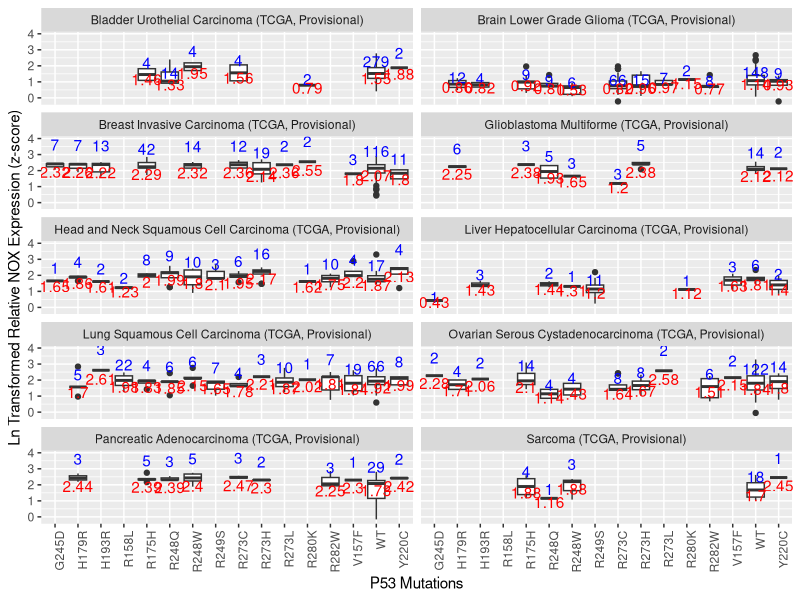
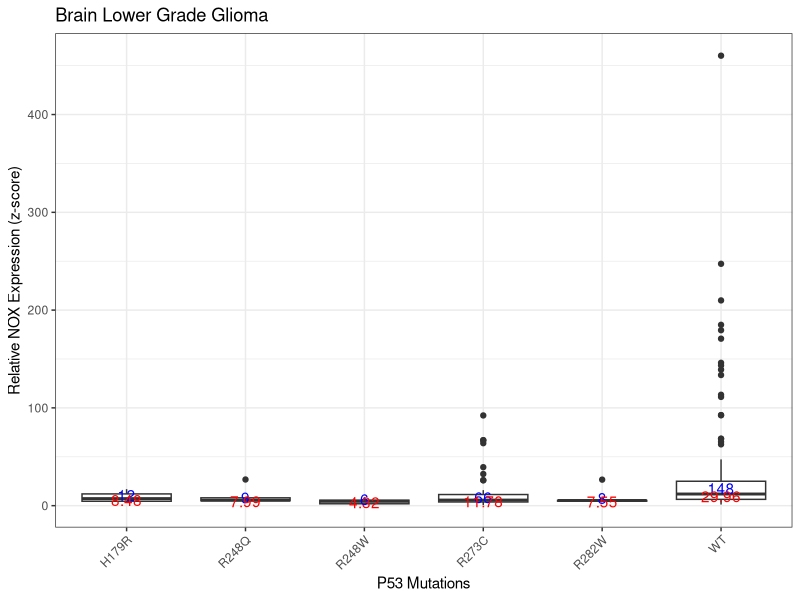
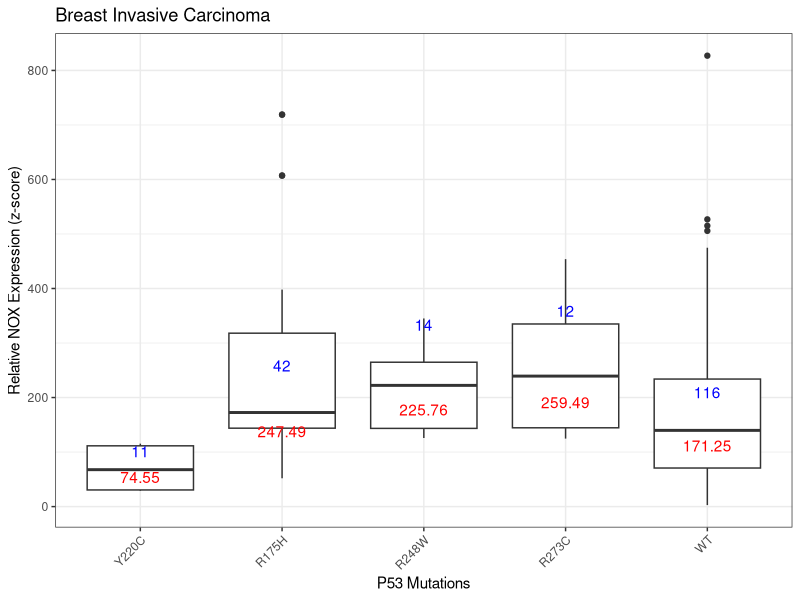
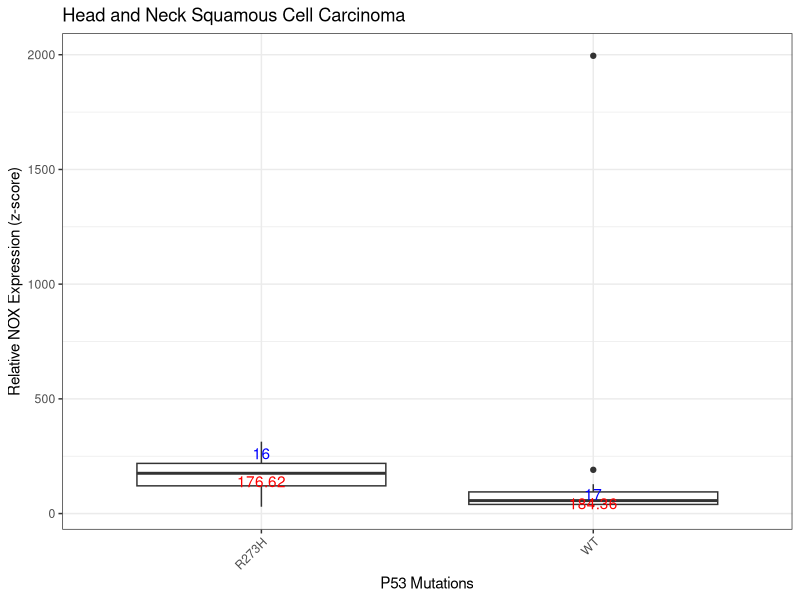
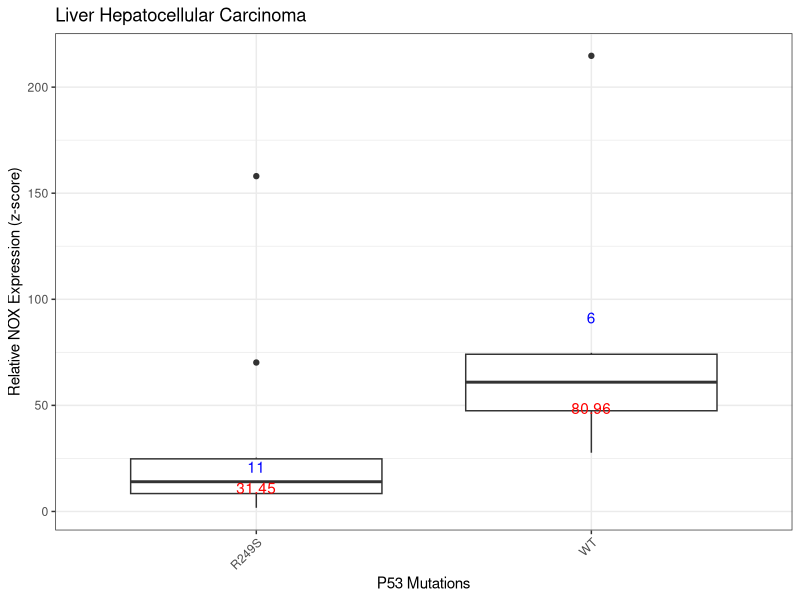
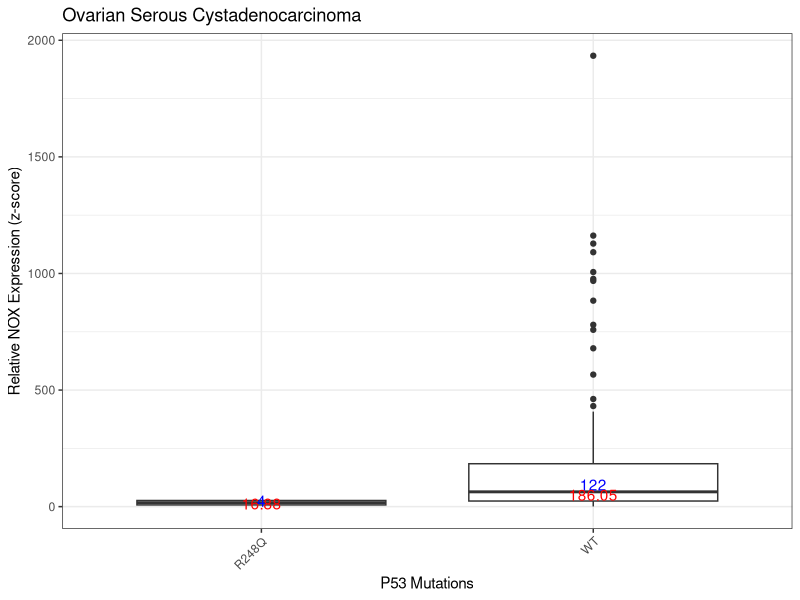
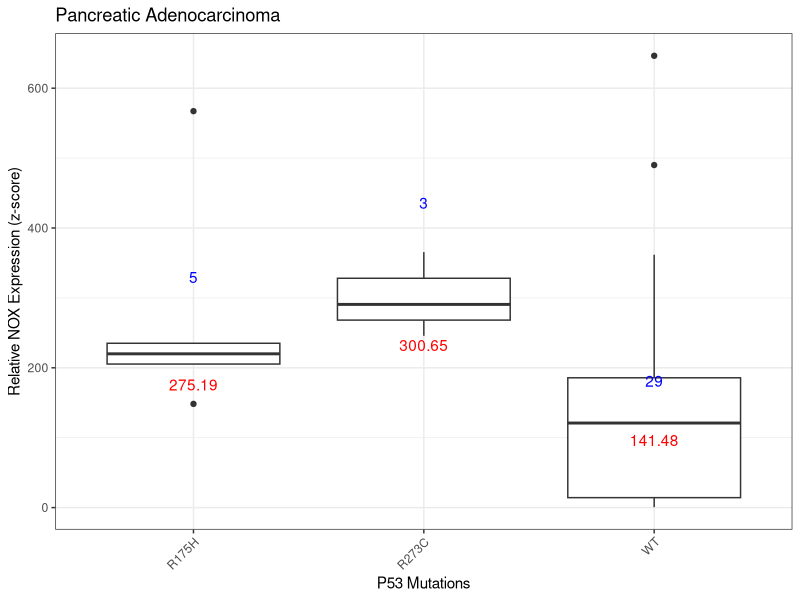

Source code (R) for these figures, in order:
## ---- chunk 1
knitr::opts_chunk$set(echo = F, dpi=600, include=T)
## ---- chunk 2
require(dplyr)
require(ggplot2)
# function for num of samples
give.n <- function(x){
  return(c(y = median(x)*1.5, label = length(x))) 
  # experiment with the multiplier to find the perfect position
}
# function for median
med.n <- function(x){
  return(c(y = median(x)*0.8, label = round(mean(x),2))) 
  # experiment with the multiplier to find the perfect position
}


# Extracting Data from cbioportal (manually, no R codes used)
  # http://www.cbioportal.org/
  # select all case studies
  # query the genes and all its expression data regardless of exp level, e.g. GENE:EXP>=0 EXP<0

P53_exp  <- read.delim(file="TP53_Expression_All.txt", header = T, na.strings = "NA")   # p53 with Expression Data
  P53_exp <- P53_exp %>% select(P53.Mutation = Mutation, Cancer.Study, Sample.Id)
  P53_exp <- na.omit(P53_exp) # important to remove missing values now to avoid mixing with 'no mutation'
  # summary(is.na(P53_exp))
  
P53_mut <- read.delim("mutation_table_TP53.tsv", header=T, na.strings = "NA")
  P53_mut <- P53_mut %>% select(P53.Mutation = AA.change, Cancer.Study, Sample.Id = Sample.ID)
  P53_mut <- na.omit(P53_mut) 
  # summary(is.na(P53_mut))

NOX4_exp  <- read.delim(file="NOX4_Expression_All.txt")   # NADPH OX 4
  NOX4_exp  <- NOX4_exp %>% select(NOX4 = Value, NOX4.Mutation = Mutation, Cancer.Study, Sample.Id)
  # summary(is.na(NOX4_exp))
  
# Data extract of P53 mutation status of samples
  #'Not Sequenced' data is now designated as NA
  P53_mut$P53.Mutation[(P53_mut$P53.Mutation == "Not Sequenced") ]   <- NA
  P53_mut$P53.Mutation[(P53_mut$P53.Mutation == "[Not Available]") ] <- NA
                 ##P53.Mutation    Cancer.Study    Sample.Id      
             ##Mode :logical   Mode :logical   Mode :logical  
             ##FALSE:6591      FALSE:9121      FALSE:9121     
             ##TRUE :2530      NA's :0         NA's :0         # meaning 2530 were not sequenced or avaliable 
             ##NA's :0    
  
  P53_exp$P53.Mutation[(P53_exp$P53.Mutation == "Not Sequenced") ]   <- NA
  P53_exp$P53.Mutation[(P53_exp$P53.Mutation == "[Not Available]") ] <- NA
                    ## P53.Mutation    Cancer.Study    Sample.Id      
                ## Mode :logical   Mode :logical   Mode :logical  
                ## FALSE:10013     FALSE:10015     FALSE:10015    # meaning 2 were NA
                ## TRUE :2         NA's :0         NA's :0        
                ## NA's :0  
  
# Merging two p53 Data Files to get more mutant reads on all ID's
P53_com <- full_join(P53_mut, P53_exp, by = "Sample.Id", suffix = c(".mut_file" , ".exp_file"))
P53_com <- select(P53_com, Sample.Id, everything())  

# Merged Copy, for reference later
P53_com.ref <- full_join(P53_mut, P53_exp, by = "Sample.Id", suffix = c(".mut_file" , ".exp_file"))
P53_com.ref <- select(P53_com, Sample.Id, everything()) 
        # summary(P53_com.ref)
        # exp: 8075 NA

# Now, if from the exp file it is NA (no sequence), copy p53 mutation status from mut file, since it is a more complete mutation status designation file, but lacks the "not mutated" designation
# first convert mutation from factors to characters to allow replacement operation
P53_com$P53.Mutation.mut_file <- as.character(P53_com$P53.Mutation.mut_file)
P53_com$P53.Mutation.exp_file <- as.character(P53_com$P53.Mutation.exp_file)
# replace missing mutation status
P53_com$P53.Mutation.exp_file[is.na(P53_com$P53.Mutation.exp_file)] <- P53_com$P53.Mutation.mut_file[is.na(P53_com$P53.Mutation.exp_file)]
  # "check where exp is NA, and replace with mut where there is NA'
  # exp: 2006 NO sequence # recovered an additional 4615 designations

# renaming NA as WT, assuming no mutation is equal to wild-type
# because we know that NA in the exp are WT, we can assume those NA in the mut are also WT, we know that naming NA as WT in the mut file is in appropriate because some entries did not come explicitly designated, but we assume that if it is designated in the exp file as not mutated, then it must be an updated designation and can be overrided. If it is WT in the mut file but not WT in the exp, they are then excluded by subsetting in the next chunk.
P53_com$P53.Mutation.mut_file[is.na(P53_com$P53.Mutation.mut_file)] <- "WT"
P53_com$P53.Mutation.exp_file[is.na(P53_com$P53.Mutation.exp_file)] <- "WT"

# removing non-matched mutation status rows via subsetting
P53_com.sub <- subset(P53_com, P53.Mutation.exp_file == P53.Mutation.mut_file)
P53_com.sub <- select(P53_com.sub, Sample.Id, P53.Mutation = P53.Mutation.exp_file, Case.Study = Cancer.Study.mut_file) # reordering columns and mut mutation column

# Filtering p53 dataset 
# Keeping only interested mutations and WT's

P53.extended <- P53_com.sub %>% 
  filter(  P53.Mutation == "R175H"|P53.Mutation == "R248Q"|
           P53.Mutation == "R273H"|P53.Mutation == "R280K"|
           P53.Mutation == "R273C"|P53.Mutation == "R248W"|
           P53.Mutation == "Y220C"|P53.Mutation == "R249S"|
           P53.Mutation == "G245D"|P53.Mutation == "WT"|
           P53.Mutation == "R273C"| 
           P53.Mutation == "R248Q"| 
           P53.Mutation == "H179R"|
           P53.Mutation == "R282W"|
           P53.Mutation == "V157F"|
           P53.Mutation == "H193R"|
           P53.Mutation == "R158L"|
           P53.Mutation == "R273L"| # selected based on data availiablility and our interest
           P53.Mutation == "G248S") # we liked this way of subsetting instead of %in% subsetting

# Comparing p53 extended and NOX4
P53.ext_NOX4 <- inner_join(P53.extended, NOX4_exp, by="Sample.Id")
P53.ext_NOX4 <- select(P53.ext_NOX4, Sample.Id, P53.Mutation, NOX4, Cancer.Study)
# summary(as.factor(P53.ext_NOX4$P53.Mutation))
#G245D H179R H193R R158L R175H R248Q R248W R249S R273C R273H R273L R280K R282W V157F    WT Y220C 
# 16    42    33    33   101    66    62    23   115    77    29    11    42    37     2005 60 

# Comparing p53 all availiable and NOX4
# P53.all_NOX4 <- inner_join(P53_com.sub, NOX4_exp, by="Sample.Id")
# P53.all_NOX4 <- select(P53.all_NOX4, Sample.Id, P53.Mutation, NOX4, Cancer.Study)
# we will not conduct analysis with all p53 mutations because of the low avail. of data points
## ---- chunk 3
# log scale, extended p53 set
# blue number indicates number of samples and red indicates median value
initial <- ggplot(P53.ext_NOX4,aes(x=as.factor(P53.Mutation),y=log2(NOX4))) + 
              geom_boxplot(show.legend = F) +
              xlab("P53 Mutations") +
              ylab("Log2 Relative NOX Expression (z-score)") +
              stat_summary(fun.data = give.n, geom = "text", fun.y = median, colour = "blue") + 
                                #fun.data and fun.y returns sample number
              stat_summary(fun.data = med.n, geom = "text", fun.y = mean, colour = "red") + 
                                # returns median
              facet_wrap(~Cancer.Study, ncol=3)

## from these plots, we will remove those cancer studies without enough samples availiable
# blue number indicates number of samples and red indicates median value
P53.NOX4.final <- P53.ext_NOX4 %>% 
  filter(Cancer.Study == "Breast Invasive Carcinoma (TCGA, Provisional)"|
         Cancer.Study == "Brain Lower Grade Glioma (TCGA, Provisional)"|
         Cancer.Study == "Glioblastoma Multiforme (TCGA, Provisional)"|
         Cancer.Study == "Head and Neck Squamous Cell Carcinoma (TCGA, Provisional)"|
         Cancer.Study == "Lung Squamous Cell Carcinoma (TCGA, Provisional)"|
         Cancer.Study == "Pancreatic Adenocarcinoma (TCGA, Provisional)"|
         Cancer.Study == "Ovarian Serous Cystadenocarcinoma (TCGA, Provisional)"|
         Cancer.Study == "Bladder Urothelial Carcinoma (TCGA, Provisional)"|
         Cancer.Study == "Liver Hepatocellular Carcinoma (TCGA, Provisional)"|
         Cancer.Study == "Sarcoma (TCGA, Provisional)") 
P53.NOX4.final$Cancer.Study <- as.character(P53.NOX4.final$Cancer.Study)
# ln scale, final. ln transformed because data were heavily skewed and not normally distributed. 
# blue number indicates number of samples and red indicates median value
overview.plot <- ggplot(P53.NOX4.final ,aes(x=as.factor(P53.Mutation),y=log10(NOX4))) + 
  geom_boxplot(show.legend = F) +
  xlab("P53 Mutations") +
  ylab("Ln Transformed Relative NOX Expression (z-score)") +
  stat_summary(fun.data = give.n, geom = "text", fun.y = median, colour = "blue") + #fun.data and fun.y returns sample number
  stat_summary(fun.data = med.n, geom = "text", fun.y = mean, colour = "red") + # returns median
  facet_wrap(~Cancer.Study, ncol=2) +
  theme(axis.text.x = element_text(angle = 90, hjust = 1))
## ---- chunk 4
# Breast Invasive Carcinoma
Breast <- filter(P53.NOX4.final, as.character(Cancer.Study) == "Breast Invasive Carcinoma (TCGA, Provisional)")
breast.overview <- ggplot(Breast,aes(x=as.factor(P53.Mutation),y=log(NOX4))) + 
  geom_boxplot(show.legend = F) +
  ggtitle("Breast Invasive Carcinoma Overview") +
  xlab("P53 Mutations") +
  ylab("Ln Relative NOX Expression (z-score)") +
  stat_summary(fun.data = give.n, geom = "text", fun.y = median, colour = "blue") + #fun.data and fun.y returns sample number
  stat_summary(fun.data = med.n, geom = "text", fun.y = mean, colour = "red") +
  theme(axis.text.x = element_text(angle = 45, hjust = 1))

# WT breast
Breast.WT <- filter(Breast, as.character(P53.Mutation) == "WT")
# shapirot.test(Breast.WT)
# Y220C breast
Breast.Y220C <- filter(Breast, as.character(P53.Mutation) == "Y220C")
# shapiro.test(Breast.Y220C$NOX4) # p<<<0, sample is not normally distributed
wilcox.test(Breast.WT$NOX4, Breast.Y220C$NOX4) #p<<<0
# R175H breast
Breast.R175H <- filter(Breast, as.character(P53.Mutation) == "R175H")
wilcox.test(Breast.WT$NOX4, Breast.R175H$NOX4) #p=0.005831
# R248W breast
Breast.R248W <- filter(Breast, as.character(P53.Mutation) == "R248W")
wilcox.test(Breast.WT$NOX4, Breast.R248W$NOX4) #p=0.02264
# G245D breast
Breast.G245D <- filter(Breast, as.character(P53.Mutation) == "G245D")
wilcox.test(Breast.WT$NOX4, Breast.G245D$NOX4) #p=0.1004
# H179R breast
Breast.H179R <- filter(Breast, as.character(P53.Mutation) == "H179R")
wilcox.test(Breast.WT$NOX4, Breast.H179R$NOX4) #p=0.1811
# R273C breast
Breast.R273C <- filter(Breast, as.character(P53.Mutation) == "R273C")
wilcox.test(Breast.WT$NOX4, Breast.R273C$NOX4) #p=0.02092
# R273H breast
Breast.R273H <- filter(Breast, as.character(P53.Mutation) == "R273H")
wilcox.test(Breast.WT$NOX4, Breast.R273H$NOX4) #p=0.6
# summary: breast, Y220C, R175H, R248W, R273C are statistically different

# breast, final
Breast.final <- filter(Breast, as.character(Cancer.Study) == "Breast Invasive Carcinoma (TCGA, Provisional)")
Breast.final <- Breast[Breast$P53.Mutation %in% c("Y220C", "R175H", "R248W", "R273C", "WT"),] # subset 

breast.final.plot <- 
  ggplot(Breast.final,aes(x=as.factor(P53.Mutation),y=NOX4)) + 
    geom_boxplot(show.legend = F) +
    ggtitle("Breast Invasive Carcinoma") + 
    theme(plot.title = element_text(face="bold"),
          panel.border = element_rect(linetype = "solid", colour = "black")) +
    theme_bw() +
    xlab("P53 Mutations") +
    ylab("Relative NOX Expression (z-score)") +
    stat_summary(fun.data = give.n, geom = "text", fun.y = median, colour = "blue") + #fun.data and fun.y returns sample number
    stat_summary(fun.data = med.n, geom = "text", fun.y = mean, colour = "red") +
    scale_x_discrete(limits=c("Y220C", "R175H", "R248W", "R273C", "WT")) + # sets order 
  theme(axis.text.x = element_text(angle = 45, hjust = 1))
## ---- chunk 5
Neck<- filter(P53.NOX4.final, as.character(Cancer.Study) == "Head and Neck Squamous Cell Carcinoma (TCGA, Provisional)")

neck.overview.plot <- ggplot(Neck,aes(x=as.factor(P53.Mutation),y=log(NOX4))) + 
                          geom_boxplot(show.legend = F) +
                          ggtitle("Head and Neck Squamous Cell Carcinoma Overview") +
                          xlab("P53 Mutations") +
                          ylab("Ln Relative NOX Expression (z-score)") +
                          stat_summary(fun.data = give.n, geom = "text", fun.y = median, colour = "blue") + 
                          stat_summary(fun.data = med.n, geom = "text", fun.y = mean, colour = "red") +
                          theme(axis.text.x = element_text(angle = 45, hjust = 1))

# WT head and neck
Neck.WT <- filter(Neck, as.character(P53.Mutation) == "WT")
# H179R head and neck
Neck.H179R <- filter(Neck, as.character(P53.Mutation) == "H179R")
wilcox.test(Neck.H179R$NOX4, Neck.WT$NOX4) #p=0.7538
# R175H head and neck
Neck.R175H <- filter(Neck, as.character(P53.Mutation) == "R175H")
wilcox.test(Neck.WT$NOX4, Neck.R175H$NOX4) #p=0.1089
# R248Q head and neck
Neck.R248Q <- filter(Neck, as.character(P53.Mutation) == "R248Q")
wilcox.test(Neck.WT$NOX4, Neck.R248Q$NOX4) #p=0.3316
# R248W head and neck
Neck.R248W <- filter(Neck, as.character(P53.Mutation) == "R248W")
wilcox.test(Neck.WT$NOX4, Neck.R248W$NOX4) #p=0.98
# R273C head and neck
Neck.R273C <- filter(Neck, as.character(P53.Mutation) == "R273C")
wilcox.test(Neck.WT$NOX4, Neck.R273C$NOX4) #p=0.3099
# R273H head and neck
Neck.R273H <- filter(Neck, as.character(P53.Mutation) == "R273H")
wilcox.test(Neck.WT$NOX4, Neck.R273H$NOX4) #p=0.005217
# R282W head and neck
Neck.R282W <- filter(Neck, as.character(P53.Mutation) == "R282W")
wilcox.test(Neck.WT$NOX4, Neck.R282W$NOX4) #p=0.8604
# V157F head and neck
Neck.V157F <- filter(Neck, as.character(P53.Mutation) == "V157F")
wilcox.test(Neck.WT$NOX4, Neck.V157F$NOX4) #p=0.09743
# Y220C head and neck
Neck.Y220C <- filter(Neck, as.character(P53.Mutation) == "Y220C")
wilcox.test(Neck.WT$NOX4, Neck.Y220C$NOX4) #p=0.2265

# Neck, final
Neck.final <- filter(Neck, as.character(Cancer.Study) == "Neck Invasive Carcinoma (TCGA, Provisional)")
Neck.final <- Neck[Neck$P53.Mutation %in% c("R273H", "WT"),] # subset 
neck.final.plot <- ggplot(Neck.final,aes(x=as.factor(P53.Mutation),y=NOX4)) + 
                      geom_boxplot(show.legend = F) +
                      ggtitle("Head and Neck Squamous Cell Carcinoma ") + 
                      theme(plot.title = element_text(face="bold"),
                            panel.border = element_rect(linetype = "solid", colour = "black")) +
                      theme_bw() +
                      xlab("P53 Mutations") +
                      ylab("Relative NOX Expression (z-score)") +
                      stat_summary(fun.data = give.n, geom = "text", fun.y = median, colour = "blue") + 
                      stat_summary(fun.data = med.n, geom = "text", fun.y = mean, colour = "red") +
                      scale_x_discrete(limits=c("R273H", "WT")) +
                      theme(axis.text.x = element_text(angle = 45, hjust = 1))

## ---- chunk 6
Lung <- filter(P53.NOX4.final, as.character(Cancer.Study) == "Lung Squamous Cell Carcinoma (TCGA, Provisional)")

lung.overview.plot <- ggplot(Lung,aes(x=as.factor(P53.Mutation),y=log(NOX4))) + 
                        geom_boxplot(show.legend = F) +
                        ggtitle("Lung Squamous Cell Carcinoma Overview") +
                        xlab("P53 Mutations") +
                        ylab("Ln Relative NOX Expression (z-score)") +
                        stat_summary(fun.data = give.n, geom = "text", fun.y = median, colour = "blue") + 
                        stat_summary(fun.data = med.n, geom = "text", fun.y = mean, colour = "red") +
                        theme(axis.text.x = element_text(angle = 45, hjust = 1))

# WT lung
Lung.WT <- filter(Lung, as.character(P53.Mutation) == "WT")
# Y220C Lung
Lung.Y220C <- filter(Lung, as.character(P53.Mutation) == "Y220C")
wilcox.test(Lung.WT$NOX4, Lung.Y220C$NOX4) #p=0.7212
# V157F Lung
Lung.V157F <- filter(Lung, as.character(P53.Mutation) == "V157F")
wilcox.test(Lung.WT$NOX4, Lung.V157F$NOX4) #p=0.4319
# R282W Lung
Lung.R282W <- filter(Lung, as.character(P53.Mutation) == "R282W")
wilcox.test(Lung.WT$NOX4, Lung.R282W$NOX4) #p=0.8148
# R273L Lung
Lung.R273L <- filter(Lung, as.character(P53.Mutation) == "R273L")
wilcox.test(Lung.WT$NOX4, Lung.R273L$NOX4) #p=0.596
# R249S Lung
Lung.R249S <- filter(Lung, as.character(P53.Mutation) == "R249S")
wilcox.test(Lung.WT$NOX4, Lung.R249S$NOX4) #p=0.1051
# R248W Lung
Lung.R248W <- filter(Lung, as.character(P53.Mutation) == "R248W")
wilcox.test(Lung.WT$NOX4, Lung.R248W$NOX4) #p=0.169
# R248Q Lung
Lung.R248Q <- filter(Lung, as.character(P53.Mutation) == "R248Q")
wilcox.test(Lung.WT$NOX4, Lung.R248Q$NOX4) #p=0.799
# R175H Lung
Lung.R175H <- filter(Lung, as.character(P53.Mutation) == "R175H")
wilcox.test(Lung.WT$NOX4, Lung.R175H$NOX4) #p=0.6763
# R158L Lung
Lung.R158L <- filter(Lung, as.character(P53.Mutation) == "R158L")
wilcox.test(Lung.WT$NOX4, Lung.R158L$NOX4) #p=0.6197
# no statistically significance in Lung
## ---- chunk 7
Panc <- filter(P53.NOX4.final, as.character(Cancer.Study) == "Pancreatic Adenocarcinoma (TCGA, Provisional)")

panc.overview.plot <- ggplot(Panc,aes(x=as.factor(P53.Mutation),y=log(NOX4))) + 
  geom_boxplot(show.legend = F) +
  ggtitle("Panc Squamous Cell Carcinoma Overview") +
  xlab("P53 Mutations") +
  ylab("Ln Relative NOX Expression (z-score)") +
  stat_summary(fun.data = give.n, geom = "text", fun.y = median, colour = "blue") + #fun.data and fun.y returns sample number
  stat_summary(fun.data = med.n, geom = "text", fun.y = mean, colour = "red") +
  theme(axis.text.x = element_text(angle = 45, hjust = 1))

# WT Panc
Panc.WT <- filter(Panc, as.character(P53.Mutation) == "WT")
# R175H Panc
Panc.R175H <- filter(Panc, as.character(P53.Mutation) == "R175H")
wilcox.test(Panc.WT$NOX4, Panc.R175H$NOX4) #p=0.04364
# R248W Panc
Panc.R248W <- filter(Panc, as.character(P53.Mutation) == "R248W")
wilcox.test(Panc.WT$NOX4, Panc.R248W$NOX4) #p=0.063333
# R248Q Panc
Panc.R248Q <- filter(Panc, as.character(P53.Mutation) == "R248Q")
wilcox.test(Panc.WT$NOX4, Panc.R248Q$NOX4) #p=0.09556
# R273C Panc
Panc.R273C <- filter(Panc, as.character(P53.Mutation) == "R273C")
wilcox.test(Panc.WT$NOX4, Panc.R273C$NOX4) #p=0.02702

# Panc, final
Panc.final <- Panc[Panc$P53.Mutation %in% c("R175H", "R273C", "WT"),] # subset 
Panc.final.plot <- ggplot(Panc.final,aes(x=as.factor(P53.Mutation),y=NOX4)) + 
  geom_boxplot(show.legend = F) +
  ggtitle("Pancreatic Adenocarcinoma") + 
  theme(plot.title = element_text(face="bold"),
        panel.border = element_rect(linetype = "solid", colour = "black")) +
  theme_bw() +
  xlab("P53 Mutations") +
  ylab("Relative NOX Expression (z-score)") +
  stat_summary(fun.data = give.n, geom = "text", 
               fun.y = median, colour = "blue") + #fun.data and fun.y returns sample number
  stat_summary(fun.data = med.n, geom = "text", fun.y = mean, colour = "red") +
  scale_x_discrete(limits=c("R175H", "R273C", "WT"))  +
  theme(axis.text.x = element_text(angle = 45, hjust = 1))
## ---- chunk 8
Brain<- filter(P53.NOX4.final, as.character(Cancer.Study) == "Brain Lower Grade Glioma (TCGA, Provisional)")

brain.overview.plot <- ggplot(Brain,aes(x=as.factor(P53.Mutation),y=log(NOX4))) + 
  geom_boxplot(show.legend = F) +
  ggtitle("Brain Lower Grade Glioma Overview") +
  xlab("P53 Mutations") +
  ylab("Ln Relative NOX Expression (z-score)") +
  stat_summary(fun.data = give.n, geom = "text", fun.y = median, colour = "blue") + #fun.data and fun.y returns sample number
  stat_summary(fun.data = med.n, geom = "text", fun.y = mean, colour = "red") +
  theme(axis.text.x = element_text(angle = 45, hjust = 1))

# WT Brain
Brain.WT <- filter(Brain, as.character(P53.Mutation) == "WT")
# H179R Brain
Brain.H179R <- filter(Brain, as.character(P53.Mutation) == "H179R")
wilcox.test(Brain.H179R$NOX4, Brain.WT$NOX4) #p=0.04226
# R175H Brain
Brain.R175H <- filter(Brain, as.character(P53.Mutation) == "R175H")
wilcox.test(Brain.WT$NOX4, Brain.R175H$NOX4) #p=0.1682
# R248Q Brain
Brain.R248Q <- filter(Brain, as.character(P53.Mutation) == "R248Q")
wilcox.test(Brain.WT$NOX4, Brain.R248Q$NOX4) #p=0.01398
# R248W Brain
Brain.R248W <- filter(Brain, as.character(P53.Mutation) == "R248W")
wilcox.test(Brain.WT$NOX4, Brain.R248W$NOX4) #p=0.0022446
# R273C Brain
Brain.R273C <- filter(Brain, as.character(P53.Mutation) == "R273C")
wilcox.test(Brain.WT$NOX4, Brain.R273C$NOX4) #p<<<0
# R273H Brain
Brain.R273H <- filter(Brain, as.character(P53.Mutation) == "R273H")
wilcox.test(Brain.WT$NOX4, Brain.R273H$NOX4) #p=0.2097
# R282W Brain
Brain.R282W <- filter(Brain, as.character(P53.Mutation) == "R282W")
wilcox.test(Brain.WT$NOX4, Brain.R282W$NOX4) #p=0.009128
# V157F Brain
#Brain.V157F <- filter(Brain, as.character(P53.Mutation) == "V157F")
#wilcox.test(Brain.WT$NOX4, Brain.V157F$NOX4) #no data
# Y220C Brain
Brain.Y220C <- filter(Brain, as.character(P53.Mutation) == "Y220C")
wilcox.test(Brain.WT$NOX4, Brain.Y220C$NOX4) #p=0.5234
# R273L Brain
Brain.R273L <- filter(Brain, as.character(P53.Mutation) == "R273L")
wilcox.test(Brain.WT$NOX4, Brain.R273L$NOX4) #p=0.3633
# H193R Brain
Brain.H193R <- filter(Brain, as.character(P53.Mutation) == "H193R")
wilcox.test(Brain.WT$NOX4, Brain.H193R$NOX4) #p=0.1034

# Brain Final
Brain.final <- Brain[Brain$P53.Mutation %in% c("H179R","R248Q","R248W","R273C","R282W","WT"),] # subset 
brain.final.plot <- ggplot(Brain.final,aes(x=as.factor(P53.Mutation),y=NOX4)) + 
  geom_boxplot(show.legend = F) +
  ggtitle("Brain Lower Grade Glioma") + 
  theme(plot.title = element_text(face="bold"),
        panel.border = element_rect(linetype = "solid", colour = "black")) +
  theme_bw() +
  xlab("P53 Mutations") +
  ylab("Relative NOX Expression (z-score)") +
  stat_summary(fun.data = give.n, geom = "text", 
               fun.y = median, colour = "blue") + 
  stat_summary(fun.data = med.n, geom = "text", fun.y = mean, colour = "red") +
  scale_x_discrete(limits=c("H179R","R248Q","R248W","R273C","R282W","WT"))  +
  theme(axis.text.x = element_text(angle = 45, hjust = 1))
## ---- chunk 9
Glio <- filter(P53.NOX4.final, as.character(Cancer.Study) == "Glioblastoma Multiforme (TCGA, Provisional)")

glio.overview.plot <- ggplot(Glio,aes(x=as.factor(P53.Mutation),y=log(NOX4))) + 
  geom_boxplot(show.legend = F) +
  ggtitle("Glioblastoma Multiforme Overview") +
  xlab("P53 Mutations") +
  ylab("Ln Relative NOX Expression (z-score)") +
  stat_summary(fun.data = give.n, geom = "text", fun.y = median, colour = "blue") +
  stat_summary(fun.data = med.n, geom = "text", fun.y = mean, colour = "red") +
  theme(axis.text.x = element_text(angle = 45, hjust = 1))

# WT Glio
Glio.WT <- filter(Glio, as.character(P53.Mutation) == "WT")
# H179R Glio
Glio.H179R <- filter(Glio, as.character(P53.Mutation) == "H179R")
wilcox.test(Glio.H179R$NOX4, Glio.WT$NOX4) #p=0.05188
# R248Q Glio
Glio.R248Q <- filter(Glio, as.character(P53.Mutation) == "R248Q")
wilcox.test(Glio.WT$NOX4, Glio.R248Q$NOX4) #p=0.547
# R273H Glio
Glio.R273H <- filter(Glio, as.character(P53.Mutation) == "R273H")
wilcox.test(Glio.WT$NOX4, Glio.R273H$NOX4) #p=0.02944
mood.test(Glio.WT$NOX4, Glio.R273H$NOX4) #p=0.5912

## ---- chunk 10
bla<- filter(P53.NOX4.final, as.character(Cancer.Study) == "Bladder Urothelial Carcinoma (TCGA, Provisional)")

bla.overview.plot <- ggplot(bla,aes(x=as.factor(P53.Mutation),y=log(NOX4))) + 
                  geom_boxplot(show.legend = F) +
                  ggtitle("Bladder Urothelial Carcinoma Overview") +
                  xlab("P53 Mutations") +
                  ylab("Ln Relative NOX Expression (z-score)") +
                  stat_summary(fun.data = give.n, geom = "text", fun.y = median, colour = "blue") + 
                  stat_summary(fun.data = med.n, geom = "text", fun.y = mean, colour = "red") +
                  theme(axis.text.x = element_text(angle = 45, hjust = 1))

# WT bla
bla.WT <- filter(bla, as.character(P53.Mutation) == "WT")
# R248Q bla
bla.R248Q <- filter(bla, as.character(P53.Mutation) == "R248Q")
wilcox.test(bla.WT$NOX4, bla.R248Q$NOX4) #p=0.05545
mood.test(bla.WT$NOX4, bla.R248Q$NOX4) #p=0.1182

## ---- chunk 11
Liver<- filter(P53.NOX4.final, as.character(Cancer.Study) == "Liver Hepatocellular Carcinoma (TCGA, Provisional)")

Liver.overview.plot <- ggplot(Liver,aes(x=as.factor(P53.Mutation),y=log(NOX4))) + 
  geom_boxplot(show.legend = F) +
  ggtitle("Liver Hepatocellular Carcinoma Overview") +
  xlab("P53 Mutations") +
  ylab("Ln Relative NOX Expression (z-score)") +
  stat_summary(fun.data = give.n, geom = "text", fun.y = median, colour = "blue") + #fun.data and fun.y returns sample number
  stat_summary(fun.data = med.n, geom = "text", fun.y = mean, colour = "red") +
  theme(axis.text.x = element_text(angle = 45, hjust = 1))

# WT Liver
Liver.WT <- filter(Liver, as.character(P53.Mutation) == "WT")
# R249S Liver
Liver.R249S <- filter(Liver, as.character(P53.Mutation) == "R249S")
wilcox.test(Liver.WT$NOX4, Liver.R249S$NOX4) #p=0.01034

# Liver Final
Liver.final <- Liver[Liver$P53.Mutation %in% c("R249S","WT"),] # subset 
Liver.final.plot <- ggplot(Liver.final,aes(x=as.factor(P53.Mutation),y=(NOX4))) + 
  geom_boxplot(show.legend = F) +
  ggtitle("Liver Hepatocellular Carcinoma ") + 
  theme(plot.title = element_text(face="bold"),
        panel.border = element_rect(linetype = "solid", colour = "black")) +
  theme_bw() +
  xlab("P53 Mutations") +
  ylab("Relative NOX Expression (z-score)") +
  stat_summary(fun.data = give.n, geom = "text", 
               fun.y = median, colour = "blue") + 
  stat_summary(fun.data = med.n, geom = "text", fun.y = mean, colour = "red") +
  scale_x_discrete(limits=c("R249S","WT"))  +
  theme(axis.text.x = element_text(angle = 45, hjust = 1))
## ---- chunk 12
Ovar<- filter(P53.NOX4.final, as.character(Cancer.Study) == "Ovarian Serous Cystadenocarcinoma (TCGA, Provisional)")

Ovar.overview.plot <- ggplot(Ovar,aes(x=as.factor(P53.Mutation),y=log(NOX4))) + 
  geom_boxplot(show.legend = F) +
  ggtitle("Ovarian Serous Cystadenocarcinoma Overview") +
  xlab("P53 Mutations") +
  ylab("Ln Relative NOX Expression (z-score)") +
  stat_summary(fun.data = give.n, geom = "text", fun.y = median, colour = "blue") + #fun.data and fun.y returns sample number
  stat_summary(fun.data = med.n, geom = "text", fun.y = mean, colour = "red") +
  theme(axis.text.x = element_text(angle = 45, hjust = 1))

# WT Ovar
Ovar.WT <- filter(Ovar, as.character(P53.Mutation) == "WT")
# H179R Ovar
Ovar.H179R <- filter(Ovar, as.character(P53.Mutation) == "H179R")
wilcox.test(Ovar.H179R$NOX4, Ovar.WT$NOX4) #p=0.7648
# R175H Ovar
Ovar.R175H <- filter(Ovar, as.character(P53.Mutation) == "R175H")
wilcox.test(Ovar.WT$NOX4, Ovar.R175H$NOX4) #p=0.149
# R248Q Ovar
Ovar.R248Q <- filter(Ovar, as.character(P53.Mutation) == "R248Q")
wilcox.test(Ovar.WT$NOX4, Ovar.R248Q$NOX4) #p=0.0229
# R273C Ovar
Ovar.R273C <- filter(Ovar, as.character(P53.Mutation) == "R273C")
wilcox.test(Ovar.WT$NOX4, Ovar.R273C$NOX4) #p=0.2997
# R273H Ovar
Ovar.R273H <- filter(Ovar, as.character(P53.Mutation) == "R273H")
wilcox.test(Ovar.WT$NOX4, Ovar.R273H$NOX4) #p=0.5132
# Y220C Ovar
Ovar.Y220C <- filter(Ovar, as.character(P53.Mutation) == "Y220C")
wilcox.test(Ovar.WT$NOX4, Ovar.Y220C$NOX4) #p=0.9572


# Ovar Final
Ovar.final <- Ovar[Ovar$P53.Mutation %in% c("R248Q","WT"),] # subset 
Ovar.final.plot <- ggplot(Ovar.final,aes(x=as.factor(P53.Mutation),y=(NOX4))) + 
  geom_boxplot(show.legend = F) +
  ggtitle("Ovarian Serous Cystadenocarcinoma ") + 
  theme(plot.title = element_text(face="bold"),
        panel.border = element_rect(linetype = "solid", colour = "black")) +
  theme_bw() +
  xlab("P53 Mutations") +
  ylab("Relative NOX Expression (z-score)") +
  stat_summary(fun.data = give.n, geom = "text", 
               fun.y = median, colour = "blue") + 
  stat_summary(fun.data = med.n, geom = "text", fun.y = mean, colour = "red") +
  scale_x_discrete(limits=c("R248Q","WT"))  +
  theme(axis.text.x = element_text(angle = 45, hjust = 1))
## ---- chunk 13
# plotting the overview
par(mar = c(0, 0, 0, 0))
overview.plot
## ---- chunk 14
# plotting various cancers
par(mar = c(0, 0, 0, 0))
brain.final.plot
breast.final.plot
neck.final.plot
Liver.final.plot
Ovar.final.plot
Panc.final.plot
